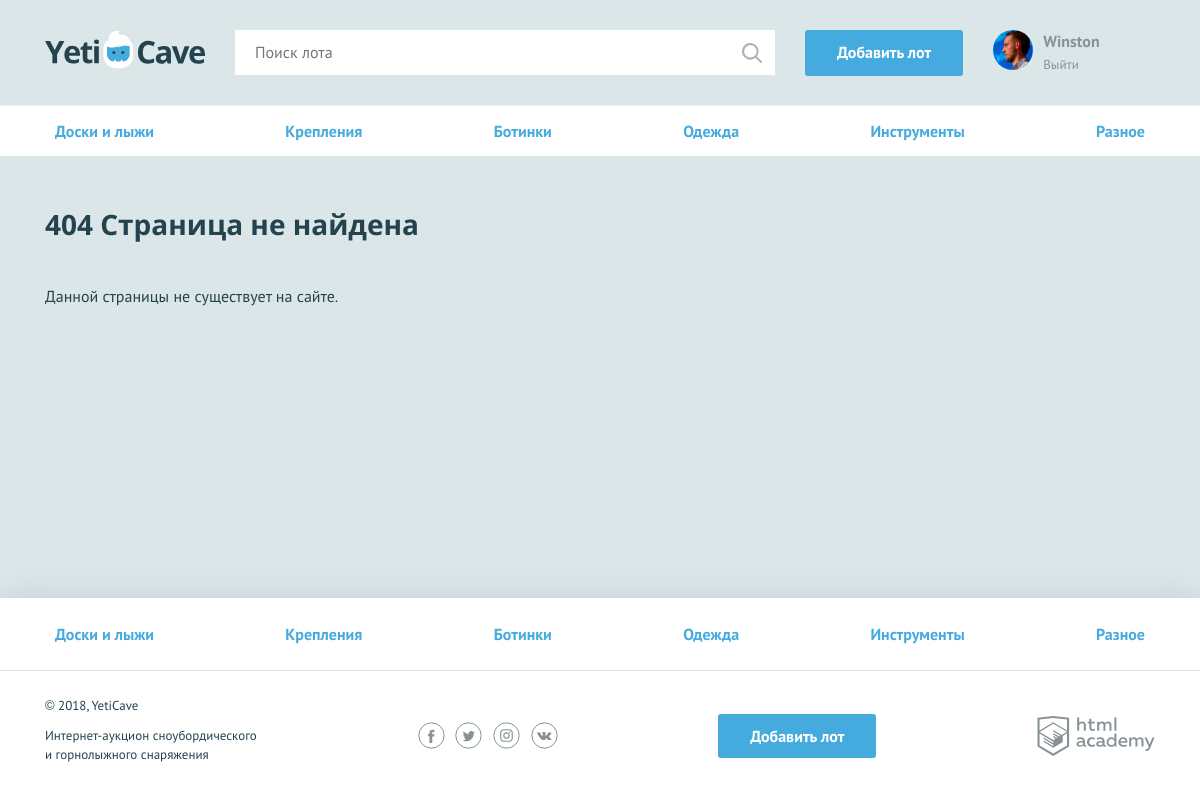
Screenshot of /lot.php (signed in) with the database file from the repository.
### tables this page shows
CREATE TABLE categories (
	id INTEGER AUTO_INCREMENT PRIMARY KEY,
	name_ru VARCHAR(30) UNIQUE,
	name_en VARCHAR(30) UNIQUE 
);

### functions.php (called while the page is built, shortened)
<?php
function include_template($name, $data) {
    $name = 'templates/' . $name;
    extract($data);
    require $name;
    $result = ob_get_clean();
    return $result;
}

### templates/error.php (the view)
<nav class="nav">
    <ul class="nav__list container">
        <?php foreach($categories as $value): ?>
            <li class="nav__item">
                <a href="all-lots.html"><?= $value['name_ru']; ?></a>
            </li>
        <?php endforeach; ?>
    </ul>
</nav>
<section class="lot-item container">
    <h2><?= $error_number; ?></h2>
    <p><?= $error_message; ?></p>
</section>

### templates/layout.php (shortened to what this page needs)
<!DOCTYPE html>
<html lang="ru">
<head>
    <link href="css/normalize.min.css" rel="stylesheet">
    <link href="css/style.css" rel="stylesheet">
</head>
<body>
<div class="page-wrapper">
<header class="main-header">
    <div class="main-header__container container">
        <a class="main-header__logo" href="index.php">
            <img src="img/logo.svg" width="160" height="39" alt="Логотип компании YetiCave">
        </a>
        <form class="main-header__search" method="get" action="search.php">
            <input type="search" name="search" placeholder="Поиск лота">
            <input class="main-header__search-btn" type="submit" name="find" value="Найти">
        </form>
        <a class="main-header__add-lot button" href="add.php">Добавить лот</a>
        <nav class="user-menu">
            <?php if (isset($_SESSION['user'])):?>
                <div class="user-menu__image">
                    <img src="<?= $_SESSION['user']['avatar_ref']; ?>" width="40" height="40" alt="Пользователь">
                </div>
                <div class="user-menu__logged">
                    <p><?= $_SESSION['user']['name']; ?></p>
                    <a href="logout.php">Выйти</a>
                </div>
            <?php endif; ?>
        </nav>
    </div>
</header>
<main class="<?= $main_container; ?>">
    <?= $page_content; ?>
</main>
</div>
<footer class="main-footer">
    <nav class="nav">
        <ul class="nav__list container">
            <?php foreach($categories as $value): ?>
                <li class="nav__item">
                    <a href="pages/all-lots.html"><?= $value['name_ru'] ?></a>
                </li>
            <?php endforeach; ?>
        </ul>
    </nav>
    <div class="main-footer__bottom container">
        <div class="main-footer__copyright">
            <p>© 2018, YetiCave</p>
            <p>Интернет-аукцион сноубордического и горнолыжного снаряжения</p>
        </div>
        <div class="main-footer__social social">
            <a class="social__link social__link--facebook" href="#">
            </a>
            <a class="social__link social__link--twitter" href="#">
            </a>
            <a class="social__link social__link--instagram" href="#">
            </a>
            <a class="social__link social__link--vkontakte" href="#">
            </a>
        </div>
        <a class="main-footer__add-lot button" href="add.php">Добавить лот</a>
        <div class="main-footer__developed-by">
            <a class="logo-academy" href="https://htmlacademy.ru/intensive/php">
            </a>
        </div>
    </div>
</footer>
</body>
</html>

### css/style.css (style rules this page uses)
html, body { height: 100%; }
.page-wrapper { display: flex; flex-direction: column; min-height: 100%; margin-bottom: -202px; }
.page-wrapper::after { content: ""; display: block; }
.page-wrapper::after { height: 85px; }
main { margin-bottom: 202px; }
body { min-width: 1140px; background-color: #dbe6e9; font-family: "PT Sans", sans-serif; font-weight: 400; font-size: 16px; line-height: 26px; color: #25434e; }
a { text-decoration: none; }
h2 { margin: 0; font-family: "Open Sans", sans-serif; font-size: 28px; line-height: 35px; font-weight: 700; }
.container { width: 1110px; margin: 0 auto; padding: 0 15px; }
.button { display: block; padding: 9px 32px; background-color: #45abde; color: #ffffff; text-align: center; font-weight: 700; border: none; border-radius: 3px; }
.main-header { padding: 30px 0 29px; border-bottom: 1px solid rgba(255, 255, 255, 0.5); }
.main-header__container { display: -webkit-flex; display: -ms-flexbox; display: flex; -webkit-justify-content: flex-start; -ms-flex-pack: start; justify-content: flex-start; }
.main-header__logo { display: block; margin-right: 30px; }
.main-header__search { position: relative; width: 540px; margin-right: 30px; }
.main-header__search input[type="search"] { width: 100%; padding: 8px 19px 9px 19px; border: 1px solid #ffffff; }
.main-header__search-btn { content: ""; position: absolute; top: 3px; right: 3px; width: 20px; height: 20px; padding: 20px; background: url("../img/search.svg") center no-repeat; opacity: 0.3; border: 0; font-size: 0; }
.main-header__add-lot { max-width: 160px; margin-right: 30px; }
.user-menu { display: -webkit-flex; display: -ms-flexbox; display: flex; }
.user-menu__image { width: 40px; height: 40px; margin-right: 10px; border-radius: 50%; overflow: hidden; }
.user-menu__image img { width: 100%; height: 100%; }
.user-menu__logged { color: #879296; line-height: 22px; }
.user-menu__logged p { font-weight: 700; margin: 0; }
.user-menu__logged a { color: #879296; font-size: 13px; font-weight: 400; }
.main-footer { background-color: #ffffff; box-shadow: 0 0 30px 0 rgba(0, 0, 0, 0.1); }
.main-footer__bottom { display: -webkit-flex; display: -ms-flexbox; display: flex; -webkit-justify-content: space-between; -ms-flex-pack: justify; justify-content: space-between; -webkit-align-items: center; -ms-flex-align: center; align-items: center; padding: 25px 0; }
.main-footer__copyright { max-width: 212px; }
.main-footer__copyright p { margin: 0; margin-bottom: 11px; font-size: 13px; line-height: 19px; }
.main-footer__social { width: 140px; }
.social { display: -webkit-flex; display: -ms-flexbox; display: flex; -webkit-justify-content: space-between; -ms-flex-pack: justify; justify-content: space-between; -webkit-flex-wrap: wrap; -ms-flex-wrap: wrap; flex-wrap: wrap; }
.social__link { width: 27px; height: 27px; }
.logo-academy { display: block; width: 118px; height: 40px; }
.nav { background-color: #ffffff; border-bottom: 1px solid #e1e6e7; }
.nav__list { display: -webkit-flex; display: -ms-flexbox; display: flex; -webkit-justify-content: space-between; -ms-flex-pack: justify; justify-content: space-between; -webkit-flex-wrap: wrap; -ms-flex-wrap: wrap; flex-wrap: wrap; list-style: none; }
.nav__item a { position: relative; display: block; padding: 12px 10px; font-weight: 700; color: #45abde; }
.nav__item a::before { content: ""; display: none; position: absolute; bottom: 0; width: calc(100% - 20px); height: 3px; background-color: #e2e5e6; }
.main-footer .nav__item a { padding: 23px 10px; }
.lot-item { padding-top: 50px; }
.lot-item h2 { padding-bottom: 25px; }

### rows the page displays
categories: name_ru "Доски и лыжи"
categories: name_ru "Крепления"
categories: name_ru "Ботинки"
categories: name_ru "Одежда"
categories: name_ru "Инструменты"
categories: name_ru "Разное"

### other values shown
$_SESSION['user']['name'] "Winston"
$error_number "404 Страница не найдена"
$error_message "Данной страницы не существует на сайте."
